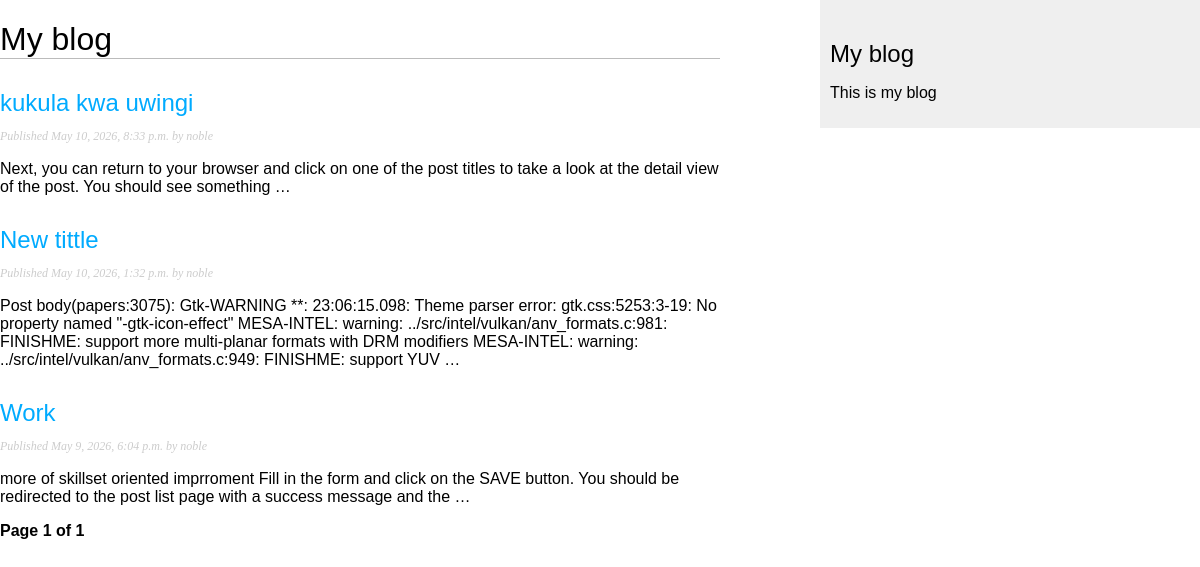
The page /blog/ on the database as committed earlier.
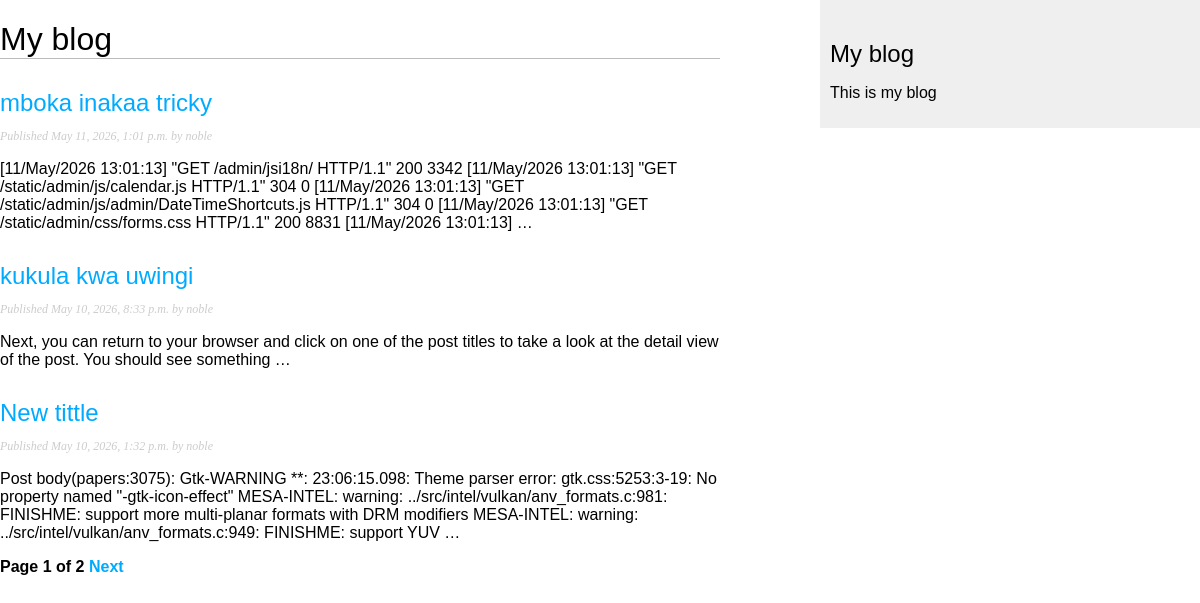
The same page on the database as committed later.
### blog/models.py (models this page shows, shortened)
class Post(models.Model):
  class Status(models.TextChoices): #enumaration class
    DRAFT = 'DF', 'Draft'
    PUBLISHED = 'PB', 'Published'
  title = models.CharField(max_length=250)
  slug = models.SlugField(max_length=250, unique_for_date='publish')
  body = models.TextField()
  author = models.ForeignKey(
    settings.AUTH_USER_MODEL,
    on_delete=models.CASCADE,
    related_name='blog_posts'
  )
  publish = models.DateTimeField(default=timezone.now)
  created = models.DateTimeField(auto_now_add=True)
  updated = models.DateTimeField(auto_now=True)
  status = models.CharField(
    max_length=2,
    choices=Status,
    default=Status.DRAFT
  )
  objects = models.Manager() #default man
  published = PublishedManager() #custom manager
  class Meta:
    ordering = ['-publish']
    indexes = [
      models.Index(fields=['-publish']),
    ]
  def get_absolute_url(self):
    return reverse('blog:post_detail', args=[
      self.publish.year,
      self.publish.month,
      self.publish.day,
      self.slug
    ])

### blog/views.py (the view)
# urls.py: path('', views.post_list, name='post_list'),
def post_list(request):
  post_list = Post.published.all()
  paginator = Paginator(post_list, 3) #3 post per page
  page_number = request.GET.get('page', 1)
  try:
    posts = paginator.page(page_number)
  except PageNotAnInteger:
    posts = paginator.page(1)
  except EmptyPage:
    posts = paginator.page(paginator.num_pages)
  return render(request, 'blog/post/list.html', {'posts':posts})

### blog/models.py (called while the page is built)
  def get_queryset(self):
    return super().get_queryset().filter(status=Post.Status.PUBLISHED)

### blog/templates/blog/post/list.html (shortened to what this page needs)
{% extends "blog/base.html" %}
{% block content %}
  <h1>My blog</h1>
  {% for post in posts %}
    <h2>
      <a href="{{ post.get_absolute_url }}">
        {{ post.title }}
      </a>
    </h2>
    <p class="date">
      Published {{ post.publish }} by {{ post.author }}
    </p>
    {{ post.body|truncatewords:30|linebreaks }}
  {% endfor %}
  {% include "blog/pagination.html" with page=posts%}
{% endblock %}

### blog/templates/blog/base.html (shortened to what this page needs)
{% load static %}
<!DOCTYPE html>
<html lang="en">
<head>
</head>
<body>
  <div id="content">
    {% block content %}
    {% endblock %}
  </div>
  <div id="sidebar">
    <h2>My blog</h2>
    <p>This is my blog</p>
  </div>
</body>
</html>

### blog/templates/blog/pagination.html (shortened to what this page needs)
<div class="pagination">
  <span class="step-links">
    <span class="current">
      Page  {{ page.number }} of {{ page.paginator.num_pages }}
    </span>
    {% if page.has_next %}
      <a href="?page={{ page.next_page_number }}">Next</a>
    {% endif %}
  </span>
</div>

### blog/templates/blog/base.html (style rules this page uses)
body { margin: 0; padding: 0; font-family: Arial, Helvetica, sans-serif; }
a { color: #00abff; text-decoration: none; }
h1 { font-weight: normal; border-bottom: 1px solid #bbb; }
h2 { font-weight: normal; margin: 30px 0 0; }
#content { float: left; width: 60%; padding: 0 0 30px; }
#sidebar { float: right; width: 30%; padding: 10px; background-color: #efefef; height: 100%; }
p.date { color: #ccc; font-family: geoergia, serif; font-size: 12px; font-style: italic; }
.pagination { margin: 4-px 0; font-weight: bold; }

Rows that differ between the two databases and show on the page:
no longer on this page (row unchanged): Post: title "Work", publish "May 9, 2026, 6:04 p.m.", author "noble", body "more of skillset oriented imprroment Fill in the form and click on the SAVE button. You should be redirected to the post list page with a success message and the …"
added Post: title "mboka inakaa tricky", publish "May 11, 2026, 1:01 p.m.", author "noble", body "[11/May/2026 13:01:13] \"GET /admin/jsi18n/ HTTP/1.1\" 200 3342 [11/May/2026 13:01:13] \"GET /static/admin/js/calendar.js HTTP/1.1\" 304 0 [11/May/2026 13:01:13] \"GET /static/admin/js/admin/DateTimeShortcuts.js HTTP/1.1\" 304 0 [11/May/2026 13:01:13] \"GET /static/admin/css/forms.css HTTP/1.1\" 200 8831 [11/May/2026 13:01:13] …"
Other text that changed with them:
{{ page.paginator.num_pages }}: "1" → "2"
text now shown: "Next"
